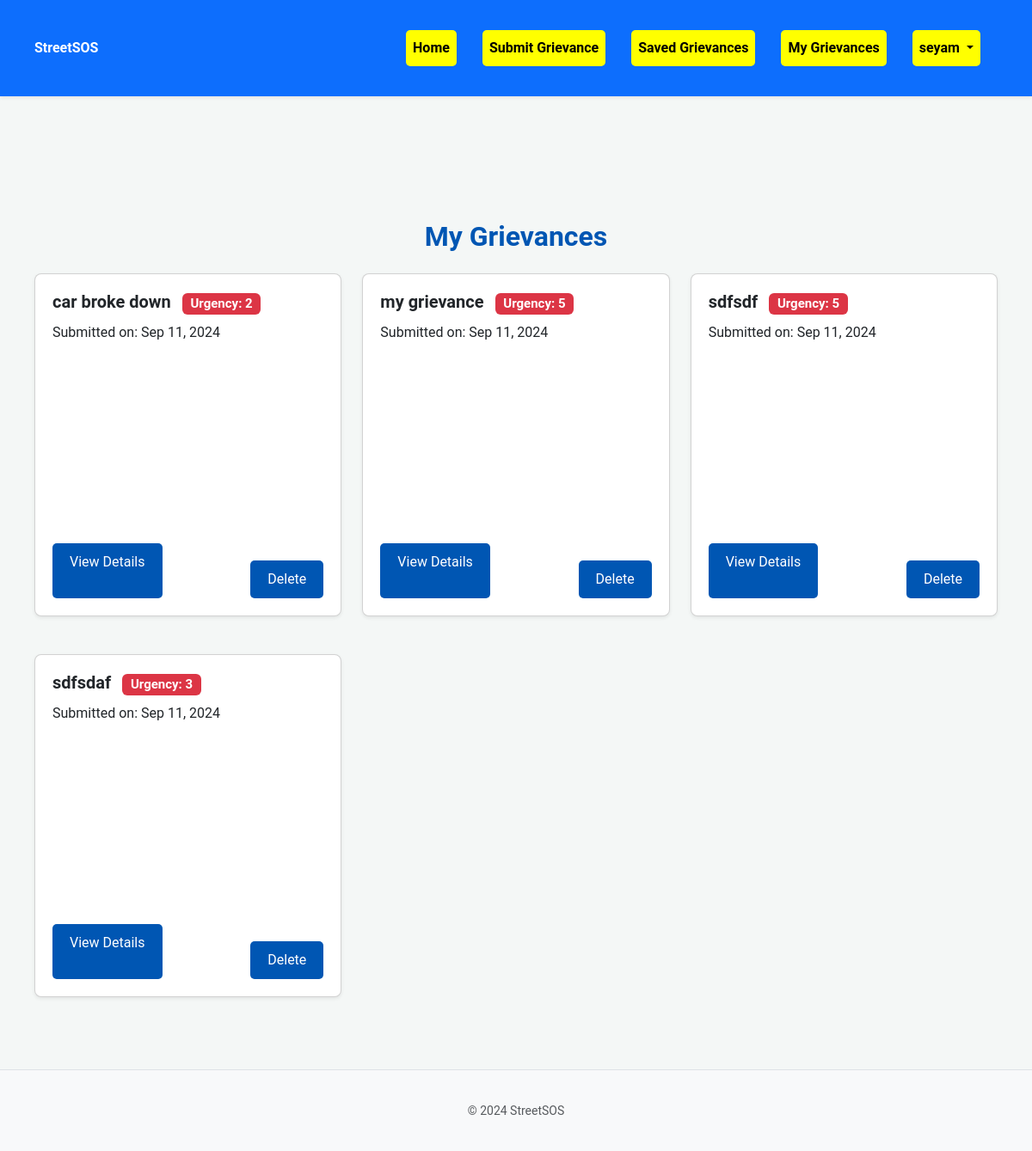
The app's page /my-grievances/ (signed in) with its own data.
### grievance/models.py (models this page shows, shortened)
class Grievance(models.Model):
    user_profile = models.ForeignKey(UserProfile, on_delete=models.CASCADE, related_name='grievances')
    title = models.CharField(max_length=255)
    description = models.TextField()
    urgency = models.IntegerField(choices=[(i, str(i)) for i in range(1, 6)])  # Urgency from 1 to 5
    latitude = models.DecimalField(max_digits=40, decimal_places=20)
    longitude = models.DecimalField(max_digits=40, decimal_places=20)
    created_at = models.DateTimeField(auto_now_add=True)

### grievance/views.py (the view)
# urls.py: path('my-grievances/', MyGrievancesListView.as_view(), name='my-grievances'),  # Add My Grievances URL
class MyGrievancesListView(LoginRequiredMixin, ListView):
    model = Grievance
    template_name = 'grievances/my_grievances_list.html'  # Update with the actual template name
    context_object_name = 'grievances'
    paginate_by = 10
    def get_queryset(self):
        return Grievance.objects.filter(user_profile=self.request.user.userprofile).order_by('-created_at')

### grievance/context_processors.py (called while the page is built)
def google_maps_api_key(request):
    return {
        'GOOGLE_MAPS_API_KEY': settings.GOOGLE_MAPS_API_KEY
    }

### grievance/templates/grievances/my_grievances_list.html (shortened to what this page needs)
{% extends 'base.html' %}
{% block content %}
<div class="container mt-4">
    <h2 class="mb-4 text-center">My Grievances</h2>
    {% if grievances %}
    <div class="row">
        {% for grievance in grievances %}
        <div class="col-md-6 col-lg-4 mb-4">
            <div class="card shadow-sm">
                <div class="card-body">
                    <h5 class="card-title">
                        <a href="{% url 'grievance-detail' grievance.id %}" class="text-decoration-none text-dark">
                            {{ grievance.title }}
                        </a>
                        <span class="badge bg-danger ms-2">Urgency: {{ grievance.urgency }}</span>
                    </h5>
                    <p class="card-text">
                        Submitted on: {{ grievance.created_at|date:"M d, Y" }}
                    </p>
                    <div id="map-{{ forloop.counter }}" style="height: 200px;" class="rounded mb-3"></div>
                    <div class="d-flex justify-content-between">
                        <a href="{% url 'grievance-detail' grievance.id %}" class="btn btn-primary">View Details</a>
                        <form method="post" action="{% url 'delete-grievance' grievance.id %}">
                            <button type="submit" class="btn btn-danger">Delete</button>
                        </form>
                    </div>
                </div>
            </div>
        </div>
        {% endfor %}
    </div>
    {% else %}
    <p class="text-center text-muted">You haven't submitted any grievances yet.</p>
    {% endif %}
</div>
{% endblock %}

### templates/base.html (shortened to what this page needs)
{% load static %}
<!DOCTYPE html>
<html lang="en">
<head>
    <link href="https://cdn.jsdelivr.net/npm/bootstrap@5.3.0-alpha1/dist/css/bootstrap.min.css" rel="stylesheet">
    <link rel="stylesheet" href="{% static 'css/style.css' %}">
</head>
<body>
    <nav class="navbar navbar-expand-lg navbar-dark bg-primary shadow-sm">
        <div class="container">
            <a class="navbar-brand fw-bold" href="{% url 'grievance-list' %}">StreetSOS</a>
            <div class="collapse navbar-collapse" id="navbarNav">
                <ul class="navbar-nav ms-auto">
                    <li class="nav-item">
                        <a class="nav-link fw-semibold" href="{% url 'grievance-list' %}">Home</a>
                    </li>
                    {% if user.is_authenticated %}
                    <li class="nav-item">
                        <a class="nav-link fw-semibold" href="{% url 'grievance-create' %}">Submit Grievance</a>
                    </li>
                    <li class="nav-item">
                        <a class="nav-link fw-semibold" href="{% url 'saved-grievances' %}">Saved Grievances</a>
                    </li>
                    <li class="nav-item">
                        <a class="nav-link fw-semibold" href="{% url 'my-grievances' %}">My Grievances</a>
                    </li>
                    <li class="nav-item dropdown">
                        <a class="nav-link dropdown-toggle fw-semibold" href="#" id="userDropdown" role="button" data-bs-toggle="dropdown" aria-expanded="false">
                            {{ user.username }}
                        </a>
                    </li>
                    {% endif %}
                </ul>
            </div>
        </div>
    </nav>
    <div class="container mt-3">
    </div>
    <main class="container mt-4">
        {% block content %}{% endblock %}
    </main>
    <footer class="footer bg-light mt-auto py-3 border-top">
        <div class="container text-center">
            <span class="text-muted">&copy; 2024 StreetSOS</span>
        </div>
    </footer>
</body>
</html>

### static/css/style.css (style rules this page uses)
body { font-family: 'Roboto', sans-serif; background-color: #f4f7f6; color: #333; margin: 0; padding: 0; line-height: 1.6; transition: background-color 0.5s ease-in-out; }
.container { max-width: 1200px; margin: 0 auto; padding: 20px; }
h1, h2, h3, h4, h5, h6 { font-weight: 600; color: #0056b3; }
a { color: #0056b3; text-decoration: none; transition: color 0.3s ease-in-out; }
.navbar { background-color: #0056b3; padding: 15px 20px; position: relative; }
.navbar a { color: #fff; margin-right: 20px; font-size: 16px; transition: color 0.3s ease-in-out; }
.btn { display: inline-block; padding: 10px 20px; border-radius: 5px; text-decoration: none; background-color: #0056b3; color: #fff; font-size: 16px; transition: background-color 0.3s ease-in-out, transform 0.2s ease; border: none; }
.card { background-color: #fff; border-radius: 8px; box-shadow: 0 4px 10px rgba(0, 0, 0, 0.1); margin-bottom: 20px; transform: translateY(0); transition: box-shadow 0.3s ease-in-out, transform 0.3s ease-in-out; }
.card-body { padding: 20px; }
form { margin-top: 20px; }
.footer { background-color: #333; color: #fff; text-align: center; padding: 20px 0; margin-top: 40px; font-size: 14px; position: relative; animation: fadeInUp 1s ease-in-out; }

### templates/base.html (style rules this page uses)
.navbar-nav .nav-link, .btn-nav { background-color: yellow; border-radius: 5px; color: black; padding: 8px 12px; transition: all 0.3s ease; font-weight: 500; }
.navbar-nav .nav-link, .btn-nav { margin-left: 10px; }

### records on screen
Grievance: title "car broke down", urgency "2", created_at "Sep 11, 2024"
Grievance: title "my grievance", urgency "5", created_at "Sep 11, 2024"
Grievance: title "sdfsdf", urgency "5", created_at "Sep 11, 2024"
Grievance: title "sdfsdaf", urgency "3", created_at "Sep 11, 2024"

### other values on screen
{{ user.username }} "seyam"
